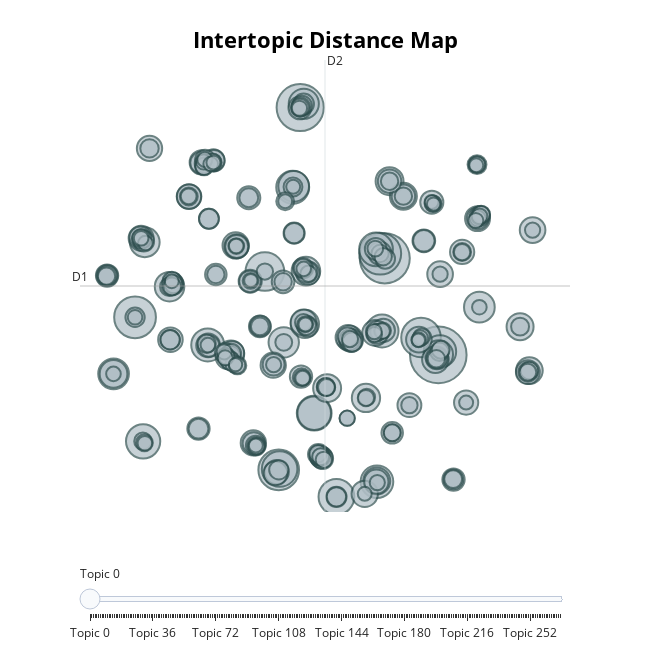

The notebook cell this image was saved under:
### Code cell
model.visualize_topics()

### Figure 1 — Plotly figure (JSON) as saved in the notebook; plotly's stock layout.template omitted (floating-point values rounded to 4 significant figures; data arrays with more than 128 entries replaced by an {"elided": "..."} marker saying what was removed)
{"data": [{"customdata": {"elided": "270x3 mixed values"}, "hovertemplate": "<b>Topic %{customdata[0]}</b><br>%{customdata[1]}<br>Size: %{customdata[2]}", "legendgroup": "", "marker": {"color": "#B0BEC5", "line": {"color": "DarkSlateGrey", "width": 2}, "size": {"elided": "270 int values"}, "sizemode": "area", "sizeref": 0.1125, "symbol": "circle"}, "mode": "markers", "name": "", "orientation": "v", "showlegend": false, "type": "scatter", "x": {"elided": "270 float values"}, "xaxis": "x", "y": {"elided": "270 float values"}, "yaxis": "y"}], "layout": {"annotations": [{"showarrow": false, "text": "D1", "x": -15.07, "y": 7.842, "yshift": 10}, {"showarrow": false, "text": "D2", "x": 3.101, "xshift": 10, "y": 24.0}], "height": 650, "hoverlabel": {"bgcolor": "white", "font": {"family": "Rockwell", "size": 16}}, "legend": {"itemsizing": "constant", "tracegroupgap": 0}, "margin": {"t": 60}, "shapes": [{"line": {"color": "#CFD8DC", "width": 2}, "type": "line", "x0": 3.101, "x1": 3.101, "y0": -8.319, "y1": 24.0}, {"line": {"color": "#9E9E9E", "width": 2}, "type": "line", "x0": -15.07, "x1": 21.28, "y0": 7.842, "y1": 7.842}], "sliders": [{"active": 0, "pad": {"t": 50}, "steps": [{"args": [{"marker.color": {"elided": "1x270 str values"}}], "label": "Topic 0", "method": "update"}, {"args": [{"marker.color": {"elided": "1x270 str values"}}], "label": "Topic 1", "method": "update"}, {"args": [{"marker.color": {"elided": "1x270 str values"}}], "label": "Topic 2", "method": "update"}, {"args": [{"marker.color": {"elided": "1x270 str values"}}], "label": "Topic 3", "method": "update"}, {"args": [{"marker.color": {"elided": "1x270 str values"}}], "label": "Topic 4", "method": "update"}, {"args": [{"marker.color": {"elided": "1x270 str values"}}], "label": "Topic 5", "method": "update"}, {"args": [{"marker.color": {"elided": "1x270 str values"}}], "label": "Topic 6", "method": "update"}, {"args": [{"marker.color": {"elided": "1x270 str values"}}], "label": "Topic 7", "method": "update"}, {"args": [{"marker.color": {"elided": "1x270 str values"}}], "label": "Topic 8", "method": "update"}, {"args": [{"marker.color": {"elided": "1x270 str values"}}], "label": "Topic 9", "method": "update"}, {"args": [{"marker.color": {"elided": "1x270 str values"}}], "label": "Topic 10", "method": "update"}, {"args": [{"marker.color": {"elided": "1x270 str values"}}], "label": "Topic 11", "method": "update"}, {"args": [{"marker.color": {"elided": "1x270 str values"}}], "label": "Topic 12", "method": "update"}, {"args": [{"marker.color": {"elided": "1x270 str values"}}], "label": "Topic 13", "method": "update"}, {"args": [{"marker.color": {"elided": "1x270 str values"}}], "label": "Topic 14", "method": "update"}, {"args": [{"marker.color": {"elided": "1x270 str values"}}], "label": "Topic 15", "method": "update"}, {"args": [{"marker.color": {"elided": "1x270 str values"}}], "label": "Topic 16", "method": "update"}, {"args": [{"marker.color": {"elided": "1x270 str values"}}], "label": "Topic 17", "method": "update"}, {"args": [{"marker.color": {"elided": "1x270 str values"}}], "label": "Topic 18", "method": "update"}, {"args": [{"marker.color": {"elided": "1x270 str values"}}], "label": "Topic 19", "method": "update"}, {"args": [{"marker.color": {"elided": "1x270 str values"}}], "label": "Topic 20", "method": "update"}, {"args": [{"marker.color": {"elided": "1x270 str values"}}], "label": "Topic 21", "method": "update"}, {"args": [{"marker.color": {"elided": "1x270 str values"}}], "label": "Topic 22", "method": "update"}, {"args": [{"marker.color": {"elided": "1x270 str values"}}], "label": "Topic 23", "method": "update"}, {"args": [{"marker.color": {"elided": "1x270 str values"}}], "label": "Topic 24", "method": "update"}, {"args": [{"marker.color": {"elided": "1x270 str values"}}], "label": "Topic 25", "method": "update"}, {"args": [{"marker.color": {"elided": "1x270 str values"}}], "label": "Topic 26", "method": "update"}, {"args": [{"marker.color": {"elided": "1x270 str values"}}], "label": "Topic 27", "method": "update"}, {"args": [{"marker.color": {"elided": "1x270 str values"}}], "label": "Topic 28", "method": "update"}, {"args": [{"marker.color": {"elided": "1x270 str values"}}], "label": "Topic 29", "method": "update"}, {"args": [{"marker.color": {"elided": "1x270 str values"}}], "label": "Topic 30", "method": "update"}, {"args": [{"marker.color": {"elided": "1x270 str values"}}], "label": "Topic 31", "method": "update"}, {"args": [{"marker.color": {"elided": "1x270 str values"}}], "label": "Topic 32", "method": "update"}, {"args": [{"marker.color": {"elided": "1x270 str values"}}], "label": "Topic 33", "method": "update"}, {"args": [{"marker.color": {"elided": "1x270 str values"}}], "label": "Topic 34", "method": "update"}, {"args": [{"marker.color": {"elided": "1x270 str values"}}], "label": "Topic 35", "method": "update"}, {"args": [{"marker.color": {"elided": "1x270 str values"}}], "label": "Topic 36", "method": "update"}, {"args": [{"marker.color": {"elided": "1x270 str values"}}], "label": "Topic 37", "method": "update"}, {"args": [{"marker.color": {"elided": "1x270 str values"}}], "label": "Topic 38", "method": "update"}, {"args": [{"marker.color": {"elided": "1x270 str values"}}], "label": "Topic 39", "method": "update"}, {"args": [{"marker.color": {"elided": "1x270 str values"}}], "label": "Topic 40", "method": "update"}, {"args": [{"marker.color": {"elided": "1x270 str values"}}], "label": "Topic 41", "method": "update"}, {"args": [{"marker.color": {"elided": "1x270 str values"}}], "label": "Topic 42", "method": "update"}, {"args": [{"marker.color": {"elided": "1x270 str values"}}], "label": "Topic 43", "method": "update"}, {"args": [{"marker.color": {"elided": "1x270 str values"}}], "label": "Topic 44", "method": "update"}, {"args": [{"marker.color": {"elided": "1x270 str values"}}], "label": "Topic 45", "method": "update"}, {"args": [{"marker.color": {"elided": "1x270 str values"}}], "label": "Topic 46", "method": "update"}, {"args": [{"marker.color": {"elided": "1x270 str values"}}], "label": "Topic 47", "method": "update"}, {"args": [{"marker.color": {"elided": "1x270 str values"}}], "label": "Topic 48", "method": "update"}, {"args": [{"marker.color": {"elided": "1x270 str values"}}], "label": "Topic 49", "method": "update"}, {"args": [{"marker.color": {"elided": "1x270 str values"}}], "label": "Topic 50", "method": "update"}, {"args": [{"marker.color": {"elided": "1x270 str values"}}], "label": "Topic 51", "method": "update"}, {"args": [{"marker.color": {"elided": "1x270 str values"}}], "label": "Topic 52", "method": "update"}, {"args": [{"marker.color": {"elided": "1x270 str values"}}], "label": "Topic 53", "method": "update"}, {"args": [{"marker.color": {"elided": "1x270 str values"}}], "label": "Topic 54", "method": "update"}, {"args": [{"marker.color": {"elided": "1x270 str values"}}], "label": "Topic 55", "method": "update"}, {"args": [{"marker.color": {"elided": "1x270 str values"}}], "label": "Topic 56", "method": "update"}, {"args": [{"marker.color": {"elided": "1x270 str values"}}], "label": "Topic 57", "method": "update"}, {"args": [{"marker.color": {"elided": "1x270 str values"}}], "label": "Topic 58", "method": "update"}, {"args": [{"marker.color": {"elided": "1x270 str values"}}], "label": "Topic 59", "method": "update"}, {"args": [{"marker.color": {"elided": "1x270 str values"}}], "label": "Topic 60", "method": "update"}, {"args": [{"marker.color": {"elided": "1x270 str values"}}], "label": "Topic 61", "method": "update"}, {"args": [{"marker.color": {"elided": "1x270 str values"}}], "label": "Topic 62", "method": "update"}, {"args": [{"marker.color": {"elided": "1x270 str values"}}], "label": "Topic 63", "method": "update"}, {"args": [{"marker.color": {"elided": "1x270 str values"}}], "label": "Topic 64", "method": "update"}, {"args": [{"marker.color": {"elided": "1x270 str values"}}], "label": "Topic 65", "method": "update"}, {"args": [{"marker.color": {"elided": "1x270 str values"}}], "label": "Topic 66", "method": "update"}, {"args": [{"marker.color": {"elided": "1x270 str values"}}], "label": "Topic 67", "method": "update"}, {"args": [{"marker.color": {"elided": "1x270 str values"}}], "label": "Topic 68", "method": "update"}, {"args": [{"marker.color": {"elided": "1x270 str values"}}], "label": "Topic 69", "method": "update"}, {"args": [{"marker.color": {"elided": "1x270 str values"}}], "label": "Topic 70", "method": "update"}, {"args": [{"marker.color": {"elided": "1x270 str values"}}], "label": "Topic 71", "method": "update"}, {"args": [{"marker.color": {"elided": "1x270 str values"}}], "label": "Topic 72", "method": "update"}, {"args": [{"marker.color": {"elided": "1x270 str values"}}], "label": "Topic 73", "method": "update"}, {"args": [{"marker.color": {"elided": "1x270 str values"}}], "label": "Topic 74", "method": "update"}, {"args": [{"marker.color": {"elided": "1x270 str values"}}], "label": "Topic 75", "method": "update"}, {"args": [{"marker.color": {"elided": "1x270 str values"}}], "label": "Topic 76", "method": "update"}, {"args": [{"marker.color": {"elided": "1x270 str values"}}], "label": "Topic 77", "method": "update"}, {"args": [{"marker.color": {"elided": "1x270 str values"}}], "label": "Topic 78", "method": "update"}, {"args": [{"marker.color": {"elided": "1x270 str values"}}], "label": "Topic 79", "method": "update"}, {"args": [{"marker.color": {"elided": "1x270 str values"}}], "label": "Topic 80", "method": "update"}, {"args": [{"marker.color": {"elided": "1x270 str values"}}], "label": "Topic 81", "method": "update"}, {"args": [{"marker.color": {"elided": "1x270 str values"}}], "label": "Topic 82", "method": "update"}, {"args": [{"marker.color": {"elided": "1x270 str values"}}], "label": "Topic 83", "method": "update"}, {"args": [{"marker.color": {"elided": "1x270 str values"}}], "label": "Topic 84", "method": "update"}, {"args": [{"marker.color": {"elided": "1x270 str values"}}], "label": "Topic 85", "method": "update"}, {"args": [{"marker.color": {"elided": "1x270 str values"}}], "label": "Topic 86", "method": "update"}, {"args": [{"marker.color": {"elided": "1x270 str values"}}], "label": "Topic 87", "method": "update"}, {"args": [{"marker.color": {"elided": "1x270 str values"}}], "label": "Topic 88", "method": "update"}, {"args": [{"marker.color": {"elided": "1x270 str values"}}], "label": "Topic 89", "method": "update"}, {"args": [{"marker.color": {"elided": "1x270 str values"}}], "label": "Topic 90", "method": "update"}, {"args": [{"marker.color": {"elided": "1x270 str values"}}], "label": "Topic 91", "method": "update"}, {"args": [{"marker.color": {"elided": "1x270 str values"}}], "label": "Topic 92", "method": "update"}, {"args": [{"marker.color": {"elided": "1x270 str values"}}], "label": "Topic 93", "method": "update"}, {"args": [{"marker.color": {"elided": "1x270 str values"}}], "label": "Topic 94", "method": "update"}, {"args": [{"marker.color": {"elided": "1x270 str values"}}], "label": "Topic 95", "method": "update"}, {"args": [{"marker.color": {"elided": "1x270 str values"}}], "label": "Topic 96", "method": "update"}, {"args": [{"marker.color": {"elided": "1x270 str values"}}], "label": "Topic 97", "method": "update"}, {"args": [{"marker.color": {"elided": "1x270 str values"}}], "label": "Topic 98", "method": "update"}, {"args": [{"marker.color": {"elided": "1x270 str values"}}], "label": "Topic 99", "method": "update"}, {"args": [{"marker.color": {"elided": "1x270 str values"}}], "label": "Topic 100", "method": "update"}, {"args": [{"marker.color": {"elided": "1x270 str values"}}], "label": "Topic 101", "method": "update"}, {"args": [{"marker.color": {"elided": "1x270 str values"}}], "label": "Topic 102", "method": "update"}, {"args": [{"marker.color": {"elided": "1x270 str values"}}], "label": "Topic 103", "method": "update"}, {"args": [{"marker.color": {"elided": "1x270 str values"}}], "label": "Topic 104", "method": "update"}, {"args": [{"marker.color": {"elided": "1x270 str values"}}], "label": "Topic 105", "method": "update"}, {"args": [{"marker.color": {"elided": "1x270 str values"}}], "label": "Topic 106", "method": "update"}, {"args": [{"marker.color": {"elided": "1x270 str values"}}], "label": "Topic 107", "method": "update"}, {"args": [{"marker.color": {"elided": "1x270 str values"}}], "label": "Topic 108", "method": "update"}, {"args": [{"marker.color": {"elided": "1x270 str values"}}], "label": "Topic 109", "method": "update"}, {"args": [{"marker.color": {"elided": "1x270 str values"}}], "label": "Topic 110", "method": "update"}, {"args": [{"marker.color": {"elided": "1x270 str values"}}], "label": "Topic 111", "method": "update"}, {"args": [{"marker.color": {"elided": "1x270 str values"}}], "label": "Topic 112", "method": "update"}, {"args": [{"marker.color": {"elided": "1x270 str values"}}], "label": "Topic 113", "method": "update"}, {"args": [{"marker.color": {"elided": "1x270 str values"}}], "label": "Topic 114", "method": "update"}, {"args": [{"marker.color": {"elided": "1x270 str values"}}], "label": "Topic 115", "method": "update"}, {"args": [{"marker.color": {"elided": "1x270 str values"}}], "label": "Topic 116", "method": "update"}, {"args": [{"marker.color": {"elided": "1x270 str values"}}], "label": "Topic 117", "method": "update"}, {"args": [{"marker.color": {"elided": "1x270 str values"}}], "label": "Topic 118", "method": "update"}, {"args": [{"marker.color": {"elided": "1x270 str values"}}], "label": "Topic 119", "method": "update"}, {"args": [{"marker.color": {"elided": "1x270 str values"}}], "label": "Topic 120", "method": "update"}, {"args": [{"marker.color": {"elided": "1x270 str values"}}], "label": "Topic 121", "method": "update"}, {"args": [{"marker.color": {"elided": "1x270 str values"}}], "label": "Topic 122", "method": "update"}, {"args": [{"marker.color": {"elided": "1x270 str values"}}], "label": "Topic 123", "method": "update"}, {"args": [{"marker.color": {"elided": "1x270 str values"}}], "label": "Topic 124", "method": "update"}, {"args": [{"marker.color": {"elided": "1x270 str values"}}], "label": "Topic 125", "method": "update"}, {"args": [{"marker.color": {"elided": "1x270 str values"}}], "label": "Topic 126", "method": "update"}, {"args": [{"marker.color": {"elided": "1x270 str values"}}], "label": "Topic 127", "method": "update"}, {"args": [{"marker.color": {"elided": "1x270 str values"}}], "label": "Topic 128", "method": "update"}, {"args": [{"marker.color": {"elided": "1x270 str values"}}], "label": "Topic 129", "method": "update"}, {"args": [{"marker.color": {"elided": "1x270 str values"}}], "label": "Topic 130", "method": "update"}, {"args": [{"marker.color": {"elided": "1x270 str values"}}], "label": "Topic 131", "method": "update"}, {"args": [{"marker.color": {"elided": "1x270 str values"}}], "label": "Topic 132", "method": "update"}, {"args": [{"marker.color": {"elided": "1x270 str values"}}], "label": "Topic 133", "method": "update"}, {"args": [{"marker.color": {"elided": "1x270 str values"}}], "label": "Topic 134", "method": "update"}, {"args": [{"marker.color": {"elided": "1x270 str values"}}], "label": "Topic 135", "method": "update"}, {"args": [{"marker.color": {"elided": "1x270 str values"}}], "label": "Topic 136", "method": "update"}, {"args": [{"marker.color": {"elided": "1x270 str values"}}], "label": "Topic 137", "method": "update"}, {"args": [{"marker.color": {"elided": "1x270 str values"}}], "label": "Topic 138", "method": "update"}, {"args": [{"marker.color": {"elided": "1x270 str values"}}], "label": "Topic 139", "method": "update"}, {"args": [{"marker.color": {"elided": "1x270 str values"}}], "label": "Topic 140", "method": "update"}, {"args": [{"marker.color": {"elided": "1x270 str values"}}], "label": "Topic 141", "method": "update"}, {"args": [{"marker.color": {"elided": "1x270 str values"}}], "label": "Topic 142", "method": "update"}, {"args": [{"marker.color": {"elided": "1x270 str values"}}], "label": "Topic 143", "method": "update"}, {"args": [{"marker.color": {"elided": "1x270 str values"}}], "label": "Topic 144", "method": "update"}, {"args": [{"marker.color": {"elided": "1x270 str values"}}], "label": "Topic 145", "method": "update"}, {"args": [{"marker.color": {"elided": "1x270 str values"}}], "label": "Topic 146", "method": "update"}, {"args": [{"marker.color": {"elided": "1x270 str values"}}], "label": "Topic 147", "method": "update"}, {"args": [{"marker.color": {"elided": "1x270 str values"}}], "label": "Topic 148", "method": "update"}, {"args": [{"marker.color": {"elided": "1x270 str values"}}], "label": "Topic 149", "method": "update"}, {"args": [{"marker.color": {"elided": "1x270 str values"}}], "label": "Topic 150", "method": "update"}, {"args": [{"marker.color": {"elided": "1x270 str values"}}], "label": "Topic 151", "method": "update"}, {"args": [{"marker.color": {"elided": "1x270 str values"}}], "label": "Topic 152", "method": "update"}, {"args": [{"marker.color": {"elided": "1x270 str values"}}], "label": "Topic 153", "method": "update"}, {"args": [{"marker.color": {"elided": "1x270 str values"}}], "label": "Topic 154", "method": "update"}, {"args": [{"marker.color": {"elided": "1x270 str values"}}], "label": "Topic 155", "method": "update"}, {"args": [{"marker.color": {"elided": "1x270 str values"}}], "label": "Topic 156", "method": "update"}, {"args": [{"marker.color": {"elided": "1x270 str values"}}], "label": "Topic 157", "method": "update"}, {"args": [{"marker.color": {"elided": "1x270 str values"}}], "label": "Topic 158", "method": "update"}, {"args": [{"marker.color": {"elided": "1x270 str values"}}], "label": "Topic 159", "method": "update"}, {"args": [{"marker.color": {"elided": "1x270 str values"}}], "label": "Topic 160", "method": "update"}, {"args": [{"marker.color": {"elided": "1x270 str values"}}], "label": "Topic 161", "method": "update"}, {"args": [{"marker.color": {"elided": "1x270 str values"}}], "label": "Topic 162", "method": "update"}, {"args": [{"marker.color": {"elided": "1x270 str values"}}], "label": "Topic 163", "method": "update"}, {"args": [{"marker.color": {"elided": "1x270 str values"}}], "label": "Topic 164", "method": "update"}, {"args": [{"marker.color": {"elided": "1x270 str values"}}], "label": "Topic 165", "method": "update"}, {"args": [{"marker.color": {"elided": "1x270 str values"}}], "label": "Topic 166", "method": "update"}, {"args": [{"marker.color": {"elided": "1x270 str values"}}], "label": "Topic 167", "method": "update"}, {"args": [{"marker.color": {"elided": "1x270 str values"}}], "label": "Topic 168", "method": "update"}, {"args": [{"marker.color": {"elided": "1x270 str values"}}], "label": "Topic 169", "method": "update"}, {"args": [{"marker.color": {"elided": "1x270 str values"}}], "label": "Topic 170", "method": "update"}, {"args": [{"marker.color": {"elided": "1x270 str values"}}], "label": "Topic 171", "method": "update"}, {"args": [{"marker.color": {"elided": "1x270 str values"}}], "label": "Topic 172", "method": "update"}, {"args": [{"marker.color": {"elided": "1x270 str values"}}], "label": "Topic 173", "method": "update"}, {"args": [{"marker.color": {"elided": "1x270 str values"}}], "label": "Topic 174", "method": "update"}, {"args": [{"marker.color": {"elided": "1x270 str values"}}], "label": "Topic 175", "method": "update"}, {"args": [{"marker.color": {"elided": "1x270 str values"}}], "label": "Topic 176", "method": "update"}, {"args": [{"marker.color": {"elided": "1x270 str values"}}], "label": "Topic 177", "method": "update"}, {"args": [{"marker.color": {"elided": "1x270 str values"}}], "label": "Topic 178", "method": "update"}, {"args": [{"marker.color": {"elided": "1x270 str values"}}], "label": "Topic 179", "method": "update"}, {"args": [{"marker.color": {"elided": "1x270 str values"}}], "label": "Topic 180", "method": "update"}, {"args": [{"marker.color": {"elided": "1x270 str values"}}], "label": "Topic 181", "method": "update"}, {"args": [{"marker.color": {"elided": "1x270 str values"}}], "label": "Topic 182", "method": "update"}, {"args": [{"marker.color": {"elided": "1x270 str values"}}], "label": "Topic 183", "method": "update"}, {"args": [{"marker.color": {"elided": "1x270 str values"}}], "label": "Topic 184", "method": "update"}, {"args": [{"marker.color": {"elided": "1x270 str values"}}], "label": "Topic 185", "method": "update"}, {"args": [{"marker.color": {"elided": "1x270 str values"}}], "label": "Topic 186", "method": "update"}, {"args": [{"marker.color": {"elided": "1x270 str values"}}], "label": "Topic 187", "method": "update"}, {"args": [{"marker.color": {"elided": "1x270 str values"}}], "label": "Topic 188", "method": "update"}, {"args": [{"marker.color": {"elided": "1x270 str values"}}], "label": "Topic 189", "method": "update"}, {"args": [{"marker.color": {"elided": "1x270 str values"}}], "label": "Topic 190", "method": "update"}, {"args": [{"marker.color": {"elided": "1x270 str values"}}], "label": "Topic 191", "method": "update"}, {"args": [{"marker.color": {"elided": "1x270 str values"}}], "label": "Topic 192", "method": "update"}, {"args": [{"marker.color": {"elided": "1x270 str values"}}], "label": "Topic 193", "method": "update"}, {"args": [{"marker.color": {"elided": "1x270 str values"}}], "label": "Topic 194", "method": "update"}, {"args": [{"marker.color": {"elided": "1x270 str values"}}], "label": "Topic 195", "method": "update"}, {"args": [{"marker.color": {"elided": "1x270 str values"}}], "label": "Topic 196", "method": "update"}, {"args": [{"marker.color": {"elided": "1x270 str values"}}], "label": "Topic 197", "method": "update"}, {"args": [{"marker.color": {"elided": "1x270 str values"}}], "label": "Topic 198", "method": "update"}, {"args": [{"marker.color": {"elided": "1x270 str values"}}], "label": "Topic 199", "method": "update"}, {"args": [{"marker.color": {"elided": "1x270 str values"}}], "label": "Topic 200", "method": "update"}, {"args": [{"marker.color": {"elided": "1x270 str values"}}], "label": "Topic 201", "method": "update"}, {"args": [{"marker.color": {"elided": "1x270 str values"}}], "label": "Topic 202", "method": "update"}, {"args": [{"marker.color": {"elided": "1x270 str values"}}], "label": "Topic 203", "method": "update"}, {"args": [{"marker.color": {"elided": "1x270 str values"}}], "label": "Topic 204", "method": "update"}, {"args": [{"marker.color": {"elided": "1x270 str values"}}], "label": "Topic 205", "method": "update"}, {"args": [{"marker.color": {"elided": "1x270 str values"}}], "label": "Topic 206", "method": "update"}, {"args": [{"marker.color": {"elided": "1x270 str values"}}], "label": "Topic 207", "method": "update"}, {"args": [{"marker.color": {"elided": "1x270 str values"}}], "label": "Topic 208", "method": "update"}, {"args": [{"marker.color": {"elided": "1x270 str values"}}], "label": "Topic 209", "method": "update"}, {"args": [{"marker.color": {"elided": "1x270 str values"}}], "label": "Topic 210", "method": "update"}, {"args": [{"marker.color": {"elided": "1x270 str values"}}], "label": "Topic 211", "method": "update"}, {"args": [{"marker.color": {"elided": "1x270 str values"}}], "label": "Topic 212", "method": "update"}, {"args": [{"marker.color": {"elided": "1x270 str values"}}], "label": "Topic 213", "method": "update"}, {"args": [{"marker.color": {"elided": "1x270 str values"}}], "label": "Topic 214", "method": "update"}, {"args": [{"marker.color": {"elided": "1x270 str values"}}], "label": "Topic 215", "method": "update"}, {"args": [{"marker.color": {"elided": "1x270 str values"}}], "label": "Topic 216", "method": "update"}, {"args": [{"marker.color": {"elided": "1x270 str values"}}], "label": "Topic 217", "method": "update"}, {"args": [{"marker.color": {"elided": "1x270 str values"}}], "label": "Topic 218", "method": "update"}, {"args": [{"marker.color": {"elided": "1x270 str values"}}], "label": "Topic 219", "method": "update"}, {"args": [{"marker.color": {"elided": "1x270 str values"}}], "label": "Topic 220", "method": "update"}, {"args": [{"marker.color": {"elided": "1x270 str values"}}], "label": "Topic 221", "method": "update"}, {"args": [{"marker.color": {"elided": "1x270 str values"}}], "label": "Topic 222", "method": "update"}, {"args": [{"marker.color": {"elided": "1x270 str values"}}], "label": "Topic 223", "method": "update"}, {"args": [{"marker.color": {"elided": "1x270 str values"}}], "label": "Topic 224", "method": "update"}, {"args": [{"marker.color": {"elided": "1x270 str values"}}], "label": "Topic 225", "method": "update"}, {"args": [{"marker.color": {"elided": "1x270 str values"}}], "label": "Topic 226", "method": "update"}, {"args": [{"marker.color": {"elided": "1x270 str values"}}], "label": "Topic 227", "method": "update"}, {"args": [{"marker.color": {"elided": "1x270 str values"}}], "label": "Topic 228", "method": "update"}, {"args": [{"marker.color": {"elided": "1x270 str values"}}], "label": "Topic 229", "method": "update"}, {"args": [{"marker.color": {"elided": "1x270 str values"}}], "label": "Topic 230", "method": "update"}, {"args": [{"marker.color": {"elided": "1x270 str values"}}], "label": "Topic 231", "method": "update"}, {"args": [{"marker.color": {"elided": "1x270 str values"}}], "label": "Topic 232", "method": "update"}, {"args": [{"marker.color": {"elided": "1x270 str values"}}], "label": "Topic 233", "method": "update"}, {"args": [{"marker.color": {"elided": "1x270 str values"}}], "label": "Topic 234", "method": "update"}, {"args": [{"marker.color": {"elided": "1x270 str values"}}], "label": "Topic 235", "method": "update"}, {"args": [{"marker.color": {"elided": "1x270 str values"}}], "label": "Topic 236", "method": "update"}, {"args": [{"marker.color": {"elided": "1x270 str values"}}], "label": "Topic 237", "method": "update"}, {"args": [{"marker.color": {"elided": "1x270 str values"}}], "label": "Topic 238", "method": "update"}, {"args": [{"marker.color": {"elided": "1x270 str values"}}], "label": "Topic 239", "method": "update"}, {"args": [{"marker.color": {"elided": "1x270 str values"}}], "label": "Topic 240", "method": "update"}, {"args": [{"marker.color": {"elided": "1x270 str values"}}], "label": "Topic 241", "method": "update"}, {"args": [{"marker.color": {"elided": "1x270 str values"}}], "label": "Topic 242", "method": "update"}, {"args": [{"marker.color": {"elided": "1x270 str values"}}], "label": "Topic 243", "method": "update"}, {"args": [{"marker.color": {"elided": "1x270 str values"}}], "label": "Topic 244", "method": "update"}, {"args": [{"marker.color": {"elided": "1x270 str values"}}], "label": "Topic 245", "method": "update"}, {"args": [{"marker.color": {"elided": "1x270 str values"}}], "label": "Topic 246", "method": "update"}, {"args": [{"marker.color": {"elided": "1x270 str values"}}], "label": "Topic 247", "method": "update"}, {"args": [{"marker.color": {"elided": "1x270 str values"}}], "label": "Topic 248", "method": "update"}, {"args": [{"marker.color": {"elided": "1x270 str values"}}], "label": "Topic 249", "method": "update"}, {"args": [{"marker.color": {"elided": "1x270 str values"}}], "label": "Topic 250", "method": "update"}, {"args": [{"marker.color": {"elided": "1x270 str values"}}], "label": "Topic 251", "method": "update"}, {"args": [{"marker.color": {"elided": "1x270 str values"}}], "label": "Topic 252", "method": "update"}, {"args": [{"marker.color": {"elided": "1x270 str values"}}], "label": "Topic 253", "method": "update"}, {"args": [{"marker.color": {"elided": "1x270 str values"}}], "label": "Topic 254", "method": "update"}, {"args": [{"marker.color": {"elided": "1x270 str values"}}], "label": "Topic 255", "method": "update"}, {"args": [{"marker.color": {"elided": "1x270 str values"}}], "label": "Topic 256", "method": "update"}, {"args": [{"marker.color": {"elided": "1x270 str values"}}], "label": "Topic 257", "method": "update"}, {"args": [{"marker.color": {"elided": "1x270 str values"}}], "label": "Topic 258", "method": "update"}, {"args": [{"marker.color": {"elided": "1x270 str values"}}], "label": "Topic 259", "method": "update"}, {"args": [{"marker.color": {"elided": "1x270 str values"}}], "label": "Topic 260", "method": "update"}, {"args": [{"marker.color": {"elided": "1x270 str values"}}], "label": "Topic 261", "method": "update"}, {"args": [{"marker.color": {"elided": "1x270 str values"}}], "label": "Topic 262", "method": "update"}, {"args": [{"marker.color": {"elided": "1x270 str values"}}], "label": "Topic 263", "method": "update"}, {"args": [{"marker.color": {"elided": "1x270 str values"}}], "label": "Topic 264", "method": "update"}, {"args": [{"marker.color": {"elided": "1x270 str values"}}], "label": "Topic 265", "method": "update"}, {"args": [{"marker.color": {"elided": "1x270 str values"}}], "label": "Topic 266", "method": "update"}, {"args": [{"marker.color": {"elided": "1x270 str values"}}], "label": "Topic 267", "method": "update"}, {"args": [{"marker.color": {"elided": "1x270 str values"}}], "label": "Topic 268", "method": "update"}, {"args": [{"marker.color": {"elided": "1x270 str values"}}], "label": "Topic 269", "method": "update"}]}], "title": {"font": {"color": "Black", "size": 22}, "text": "<b>Intertopic Distance Map</b>", "x": 0.5, "xanchor": "center", "y": 0.95, "yanchor": "top"}, "width": 650, "xaxis": {"anchor": "y", "domain": [0, 1], "range": [-15.07, 21.28], "title": {"text": ""}, "visible": false}, "yaxis": {"anchor": "x", "domain": [0, 1], "range": [-8.319, 24.0], "title": {"text": ""}, "visible": false}}}
